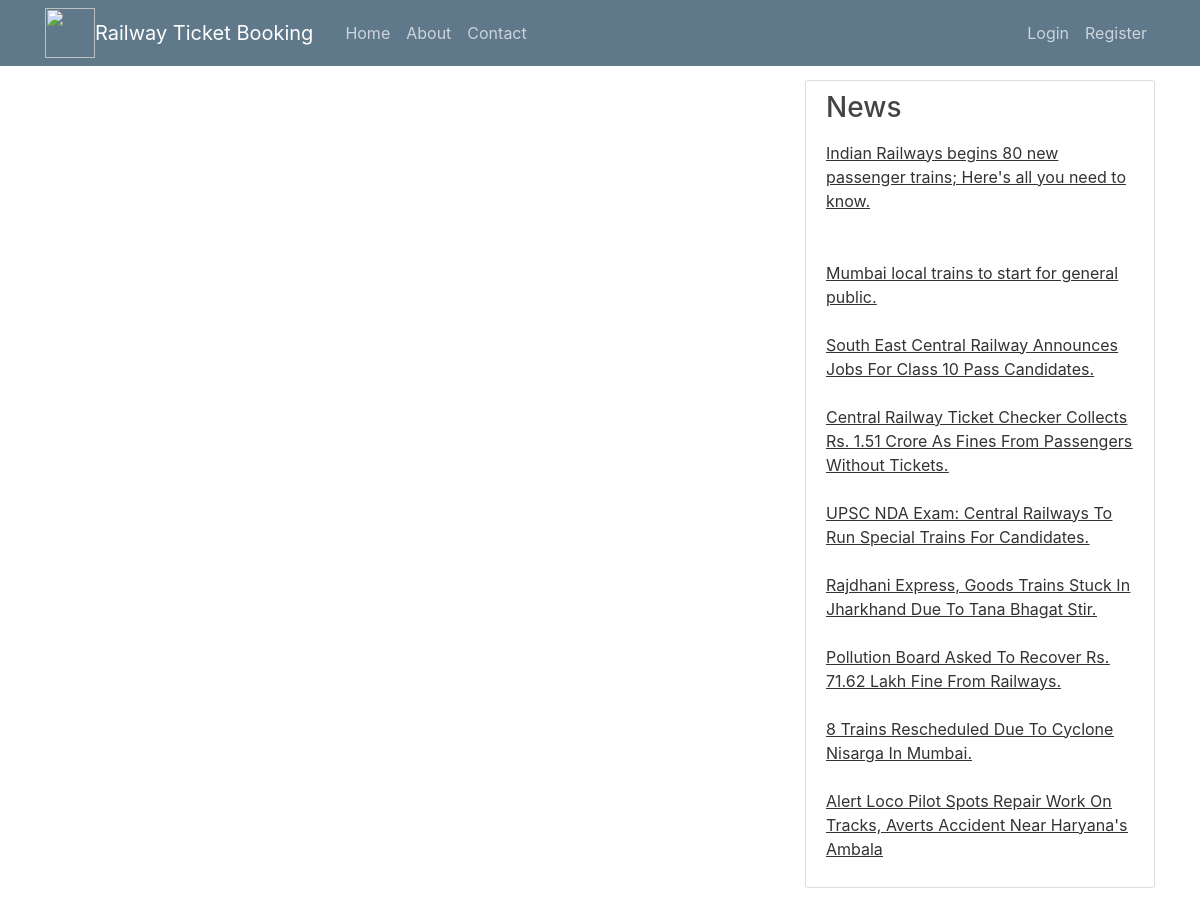
/, run on an earlier commit of the app's database.
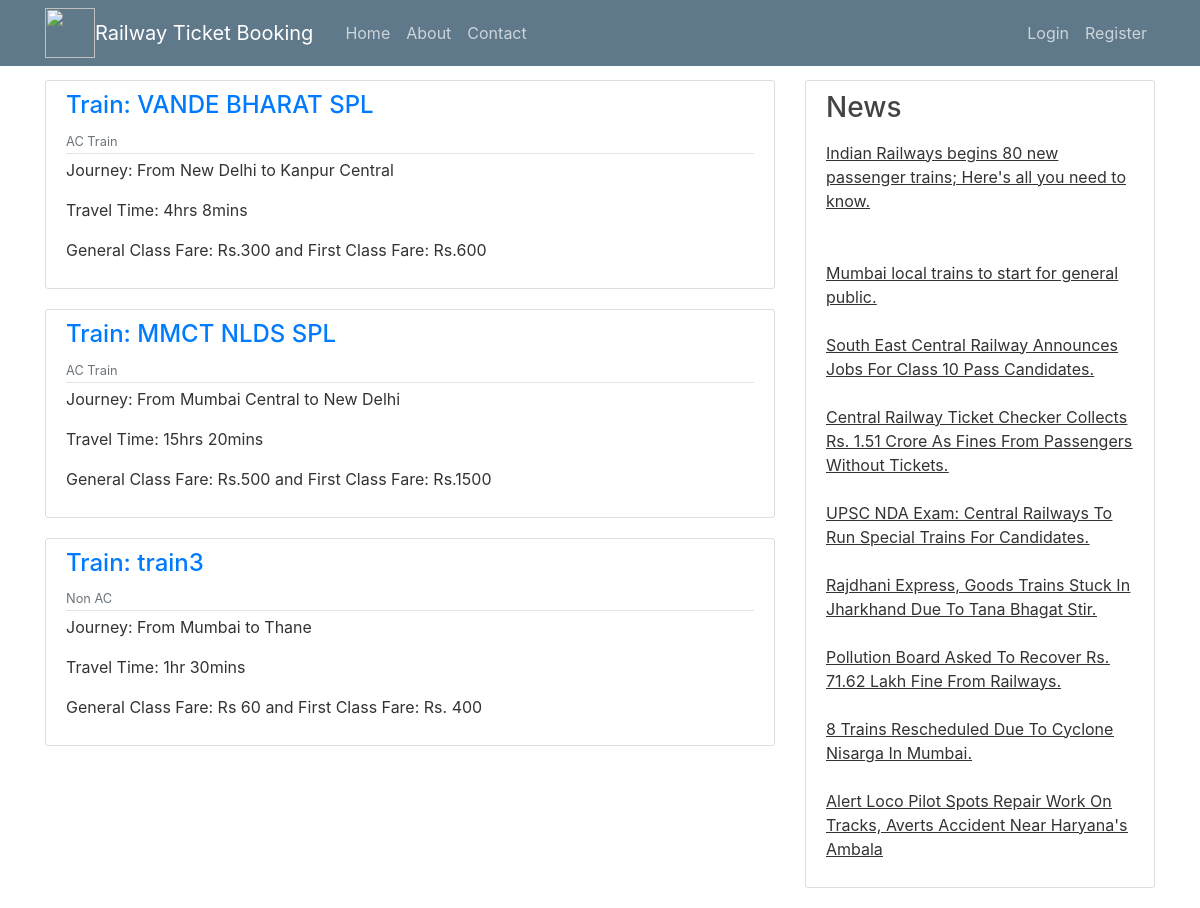
And on a later commit of the database.
### BookingSystem/models.py (models this page shows, shortened)
class Train(models.Model):
    Train_Name = models.CharField(max_length=25)
    Train_Type = models.CharField(max_length=25)
    Source = models.CharField(max_length=20)
    Destination = models.CharField(max_length=20)
    Travel_Time = models.CharField(max_length=15)
    General_Class = models.CharField(max_length=15)
    First_Class = models.CharField(max_length=15)

### BookingSystem/views.py (the view)
# urls.py: path('', TrainListVIew.as_view(), name='railway-home'),
class TrainListVIew(ListView):
    model = Train
    template_name = 'BookingSystem/home.html'
    context_object_name = 'trains'

### BookingSystem/templates/BookingSystem/home.html
{% extends "BookingSystem/base.html" %}
{% block content %}
{% for train in trains %}
<article class="media content-section">
    <div class="media-body">
        <div class="article-metadata">
            <h4><a class="mr-2" href="{% url 'train-detail' train.id %}">Train: {{ train.Train_Name }}</a></h4>
            <small class="text-muted">{{ train.Train_Type }}</small>
        </div>
        <p><a class="article-title">Journey: From {{ train.Source }}    to     {{ train.Destination }}</a></p>
        <p class="article-content">Travel Time: {{ train.Travel_Time }}</p>
        <p class="article-content">General Class Fare: {{ train.General_Class }}    and    First Class Fare: {{ train.First_Class }}</p>
    </div>
</article>
{% endfor %}
{% endblock content %}

What changed in the data, as far as the page shows it:
added Train: Train_Name "VANDE BHARAT SPL", Train_Type "AC Train", Source "New Delhi", Destination "Kanpur Central", Travel_Time "4hrs 8mins", General_Class "Rs.300", First_Class "Rs.600"
added Train: Train_Name "MMCT NLDS SPL", Train_Type "AC Train", Source "Mumbai Central", Destination "New Delhi", Travel_Time "15hrs 20mins", General_Class "Rs.500", First_Class "Rs.1500"
added Train: Train_Name "train3", Train_Type "Non AC", Source "Mumbai", Destination "Thane", Travel_Time "1hr 30mins", General_Class "Rs 60", First_Class "Rs. 400"
